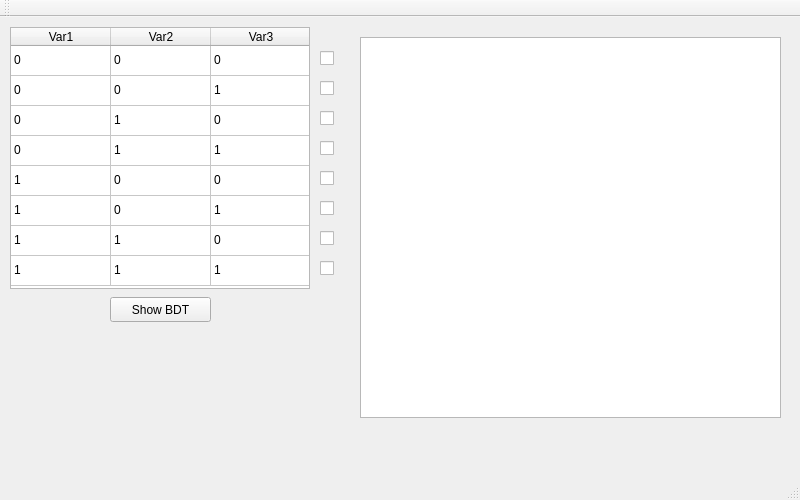
<?xml version="1.0" encoding="UTF-8"?>
<ui version="4.0">
 <class>MainWindow</class>
 <widget class="QMainWindow" name="MainWindow">
  <property name="geometry">
   <rect>
    <x>0</x>
    <y>0</y>
    <width>800</width>
    <height>500</height>
   </rect>
  </property>
  <property name="windowTitle">
   <string>BDD</string>
  </property>
  <property name="windowIcon">
   <iconset>
    <normaloff>icon.png</normaloff>icon.png</iconset>
  </property>
  <widget class="QWidget" name="centralWidget">
   <widget class="QPushButton" name="pbShow">
    <property name="geometry">
     <rect>
      <x>110</x>
      <y>280</y>
      <width>101</width>
      <height>25</height>
     </rect>
    </property>
    <property name="text">
     <string>Show BDT</string>
    </property>
   </widget>
   <widget class="QTableWidget" name="tableWidget">
    <property name="enabled">
     <bool>true</bool>
    </property>
    <property name="geometry">
     <rect>
      <x>10</x>
      <y>10</y>
      <width>300</width>
      <height>262</height>
     </rect>
    </property>
    <property name="verticalScrollBarPolicy">
     <enum>Qt::ScrollBarAlwaysOff</enum>
    </property>
    <property name="horizontalScrollBarPolicy">
     <enum>Qt::ScrollBarAlwaysOff</enum>
    </property>
    <property name="autoScroll">
     <bool>false</bool>
    </property>
    <property name="selectionMode">
     <enum>QAbstractItemView::NoSelection</enum>
    </property>
    <attribute name="verticalHeaderVisible">
     <bool>false</bool>
    </attribute>
    <row>
     <property name="text">
      <string>New Row</string>
     </property>
    </row>
    <row>
     <property name="text">
      <string>New Row</string>
     </property>
    </row>
    <row>
     <property name="text">
      <string>New Row</string>
     </property>
    </row>
    <row>
     <property name="text">
      <string>New Row</string>
     </property>
    </row>
    <row>
     <property name="text">
      <string>New Row</string>
     </property>
    </row>
    <row>
     <property name="text">
      <string>New Row</string>
     </property>
    </row>
    <row>
     <property name="text">
      <string>New Row</string>
     </property>
    </row>
    <row>
     <property name="text">
      <string>New Row</string>
     </property>
    </row>
    <column>
     <property name="text">
      <string>Var1</string>
     </property>
    </column>
    <column>
     <property name="text">
      <string>Var2</string>
     </property>
    </column>
    <column>
     <property name="text">
      <string>Var3</string>
     </property>
    </column>
    <item row="0" column="0">
     <property name="text">
      <string>0</string>
     </property>
    </item>
    <item row="0" column="1">
     <property name="text">
      <string>0</string>
     </property>
    </item>
    <item row="0" column="2">
     <property name="text">
      <string>0</string>
     </property>
    </item>
    <item row="1" column="0">
     <property name="text">
      <string>0</string>
     </property>
    </item>
    <item row="1" column="1">
     <property name="text">
      <string>0</string>
     </property>
    </item>
    <item row="1" column="2">
     <property name="text">
      <string>1</string>
     </property>
    </item>
    <item row="2" column="0">
     <property name="text">
      <string>0</string>
     </property>
    </item>
    <item row="2" column="1">
     <property name="text">
      <string>1</string>
     </property>
    </item>
    <item row="2" column="2">
     <property name="text">
      <string>0</string>
     </property>
    </item>
    <item row="3" column="0">
     <property name="text">
      <string>0</string>
     </property>
    </item>
    <item row="3" column="1">
     <property name="text">
      <string>1</string>
     </property>
    </item>
    <item row="3" column="2">
     <property name="text">
      <string>1</string>
     </property>
    </item>
    <item row="4" column="0">
     <property name="text">
      <string>1</string>
     </property>
    </item>
    <item row="4" column="1">
     <property name="text">
      <string>0</string>
     </property>
    </item>
    <item row="4" column="2">
     <property name="text">
      <string>0</string>
     </property>
    </item>
    <item row="5" column="0">
     <property name="text">
      <string>1</string>
     </property>
    </item>
    <item row="5" column="1">
     <property name="text">
      <string>0</string>
     </property>
    </item>
    <item row="5" column="2">
     <property name="text">
      <string>1</string>
     </property>
    </item>
    <item row="6" column="0">
     <property name="text">
      <string>1</string>
     </property>
    </item>
    <item row="6" column="1">
     <property name="text">
      <string>1</string>
     </property>
    </item>
    <item row="6" column="2">
     <property name="text">
      <string>0</string>
     </property>
    </item>
    <item row="7" column="0">
     <property name="text">
      <string>1</string>
     </property>
    </item>
    <item row="7" column="1">
     <property name="text">
      <string>1</string>
     </property>
    </item>
    <item row="7" column="2">
     <property name="text">
      <string>1</string>
     </property>
    </item>
   </widget>
   <widget class="QCheckBox" name="cbV1">
    <property name="geometry">
     <rect>
      <x>320</x>
      <y>30</y>
      <width>92</width>
      <height>23</height>
     </rect>
    </property>
    <property name="text">
     <string/>
    </property>
   </widget>
   <widget class="QCheckBox" name="cbV2">
    <property name="geometry">
     <rect>
      <x>320</x>
      <y>60</y>
      <width>92</width>
      <height>23</height>
     </rect>
    </property>
    <property name="text">
     <string/>
    </property>
   </widget>
   <widget class="QCheckBox" name="cbV3">
    <property name="geometry">
     <rect>
      <x>320</x>
      <y>90</y>
      <width>92</width>
      <height>23</height>
     </rect>
    </property>
    <property name="text">
     <string/>
    </property>
   </widget>
   <widget class="QCheckBox" name="cbV4">
    <property name="geometry">
     <rect>
      <x>320</x>
      <y>120</y>
      <width>92</width>
      <height>23</height>
     </rect>
    </property>
    <property name="text">
     <string/>
    </property>
   </widget>
   <widget class="QCheckBox" name="cbV5">
    <property name="geometry">
     <rect>
      <x>320</x>
      <y>150</y>
      <width>92</width>
      <height>23</height>
     </rect>
    </property>
    <property name="text">
     <string/>
    </property>
   </widget>
   <widget class="QCheckBox" name="cbV7">
    <property name="geometry">
     <rect>
      <x>320</x>
      <y>210</y>
      <width>92</width>
      <height>23</height>
     </rect>
    </property>
    <property name="text">
     <string/>
    </property>
   </widget>
   <widget class="QCheckBox" name="cbV8">
    <property name="geometry">
     <rect>
      <x>320</x>
      <y>240</y>
      <width>92</width>
      <height>23</height>
     </rect>
    </property>
    <property name="text">
     <string/>
    </property>
   </widget>
   <widget class="QCheckBox" name="cbV6">
    <property name="geometry">
     <rect>
      <x>320</x>
      <y>180</y>
      <width>92</width>
      <height>23</height>
     </rect>
    </property>
    <property name="text">
     <string/>
    </property>
   </widget>
   <widget class="QGraphicsView" name="graphicsView">
    <property name="geometry">
     <rect>
      <x>360</x>
      <y>20</y>
      <width>421</width>
      <height>381</height>
     </rect>
    </property>
   </widget>
  </widget>
  <widget class="QMenuBar" name="menuBar">
   <property name="geometry">
    <rect>
     <x>0</x>
     <y>0</y>
     <width>800</width>
     <height>22</height>
    </rect>
   </property>
  </widget>
  <widget class="QToolBar" name="mainToolBar">
   <attribute name="toolBarArea">
    <enum>TopToolBarArea</enum>
   </attribute>
   <attribute name="toolBarBreak">
    <bool>false</bool>
   </attribute>
  </widget>
  <widget class="QStatusBar" name="statusBar"/>
 </widget>
 <layoutdefault spacing="6" margin="11"/>
 <resources/>
 <connections/>
</ui>
